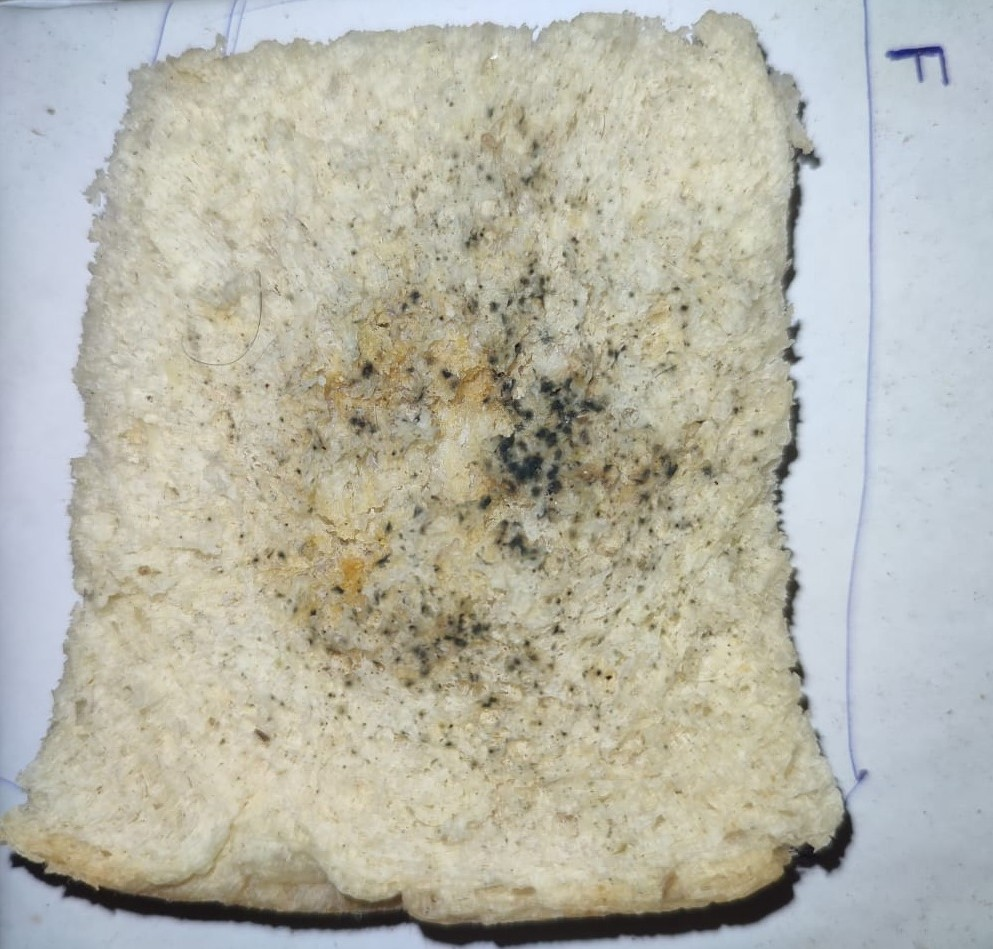
#> input picture 4.5.jpg, 993 x 949 px; the run also reads 3 pictures not shown here
$ jupyter execute --allow-errors Algorithm.ipynb   (older library calls are emulated)
#> lines starting #> are read from the running program, lines starting #| are printed output that depends on the picture; after the words box and inside, x2 and y2 are one past the last pixel; in counts of white or black regions, pixels touching at a corner belong together
[cell 1]
import cv2

# Load the image
image = cv2.imread('1 (1).jpg')
save_path = r'C:\Users\PCCS\Desktop\ImageProcessing\PreProcessing\cropped_image.jpg'

# Define the coordinates of the top-left and bottom-right corners of the rectangle
# you want to crop. Format: (x, y)
# Example: Crop the region starting from (100, 50) to (400, 300)
top_left_corner = (200, 250)
bottom_right_corner = (100, 1000)


# Crop the image using array slicing
#> (the rest of this cell did not finish here and is left out)

[cell 2]
import cv2
import numpy as np

# Load the image
image = cv2.imread('4.5.jpg', cv2.IMREAD_GRAYSCALE)
#> image: shape (949, 993); min 3, max 250, mean 180.8
save_path = r'C:\Users\PCCS\Desktop\ImageProcessing\PreProcessing\sharpened_image.jpg'

# Calculate the Laplacian
laplacian = cv2.Laplacian(image, cv2.CV_64F)

# Normalize the Laplacian image to display
# Convert to an unsigned 8-bit type
laplacian_display = cv2.convertScaleAbs(laplacian)

# Subtract the Laplacian from the original image to get the sharpened image
# Note: The convertScaleAbs function scales, calculates absolute values, and converts the result to 8-bit.
sharpened_image = cv2.convertScaleAbs(image - laplacian)

# Display the results
cv2.imshow('Original Image', image)
cv2.imshow('Laplacian Image', laplacian_display)
cv2.imshow('Sharpened Image', sharpened_image)
cv2.imwrite(save_path, sharpened_image)
cv2.waitKey(0)
cv2.destroyAllWindows()

[cell 3]
import cv2

# Load an image
# image_path = 'SM/salt.tif'  # Replace this with the path to your image
#image_path = 'SM/pepper.tif'  # Replace this with the path to your image
image_path = 'sharpened_image.jpg'  # Replace this with the path to your image
save_path = r'C:\Users\PCCS\Desktop\ImageProcessing\PreProcessing\median_filtered_image.jpg'

image = cv2.imread(image_path)


# Apply a median filter
kernel_size = 3  # Size of the kernel window
median_filtered_image = cv2.medianBlur(image, kernel_size)

# Display the original and filtered images
cv2.imshow('Original Image', image)
cv2.imshow('Median Filtered Image', median_filtered_image)
cv2.imwrite(save_path, median_filtered_image)
cv2.waitKey(0)
cv2.destroyAllWindows()

[cell 4]
import cv2
import numpy as np

def apply_min_max_filter(image, kernel_size=3):
    # Ensure kernel size is odd to have a central pixel
#> called with kernel_size = 3
    assert kernel_size % 2 == 1, "Kernel size must be odd."

    # Calculate padding size needed
    pad_size = kernel_size // 2

    # Pad the image with edge values to handle borders
    padded_image = cv2.copyMakeBorder(image, pad_size, pad_size, pad_size,
                                              pad_size, cv2.BORDER_REPLICATE)

    # Prepare output images initialized with zeros
    min_filtered_image = np.zeros_like(image)
    max_filtered_image = np.zeros_like(image)

    # Get image dimensions
    height, width = image.shape
#> height = 949; width = 993

    # Nested loops to apply min and max filters
    for i in range(height):
        for j in range(width):
            # Extracting the 3x3 region around the current pixel
            region = padded_image[i:i + kernel_size, j:j + kernel_size]

            # Apply min and max filters
            min_filtered_image[i, j] = np.min(region)
            max_filtered_image[i, j] = np.max(region)
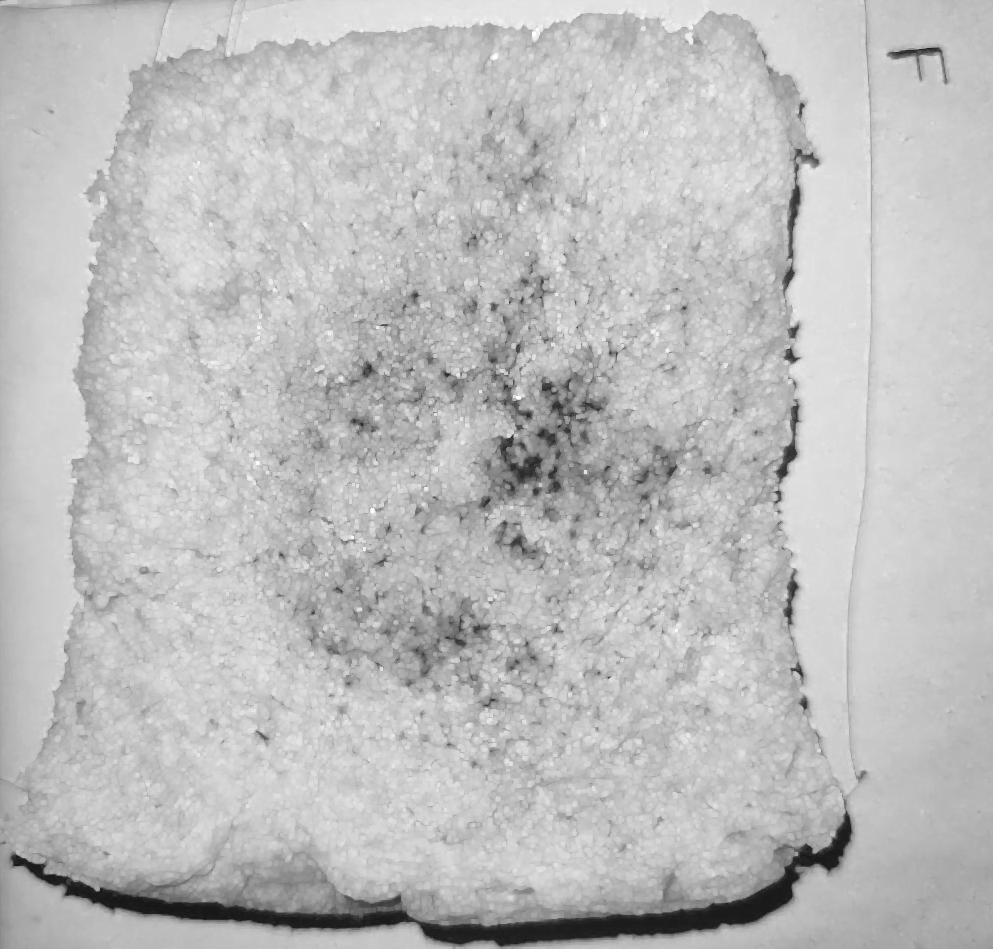
#> max_filtered_image: shape (949, 993); min 19, max 255, mean 189.6
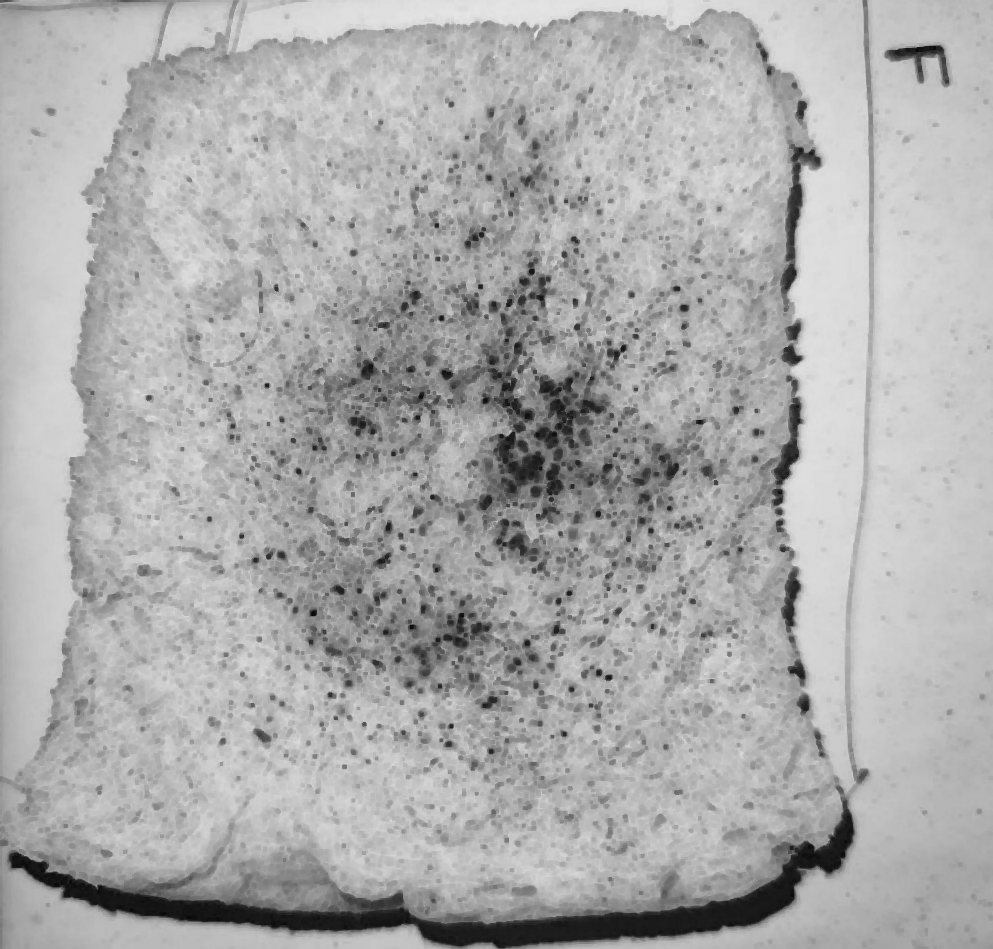
#> min_filtered_image: shape (949, 993); min 9, max 233, mean 172

    return min_filtered_image, max_filtered_image

# Load an image in grayscale
image_path = 'median_filtered_image.jpg'  # Replace this with the path to your image
save_path = r'C:\Users\PCCS\Desktop\ImageProcessing\PreProcessing\min_filtered.jpg'


image = cv2.imread(image_path, cv2.IMREAD_GRAYSCALE)

# Apply min and max filters
min_filtered, max_filtered = apply_min_max_filter(image, kernel_size=3)

# Display the original and filtered images
cv2.imshow('Original Image', image)
cv2.imshow('Min Filtered Image', min_filtered)
cv2.imshow('Max Filtered Image', max_filtered)
cv2.imwrite(save_path, min_filtered)
cv2.waitKey(0)
cv2.destroyAllWindows()

[cell 5]
import cv2
import numpy as np

# Load an image in grayscale
image_path = 'min_filtered.jpg'  # Replace this with the path to your image
image = cv2.imread(image_path, cv2.IMREAD_GRAYSCALE)
save_path = r'C:\Users\PCCS\Desktop\ImageProcessing\PreProcessing\eroded_image.jpg'

# Apply thresholding to ensure the image is binary
_, binary_image = cv2.threshold(image, 127, 255, cv2.THRESH_BINARY)
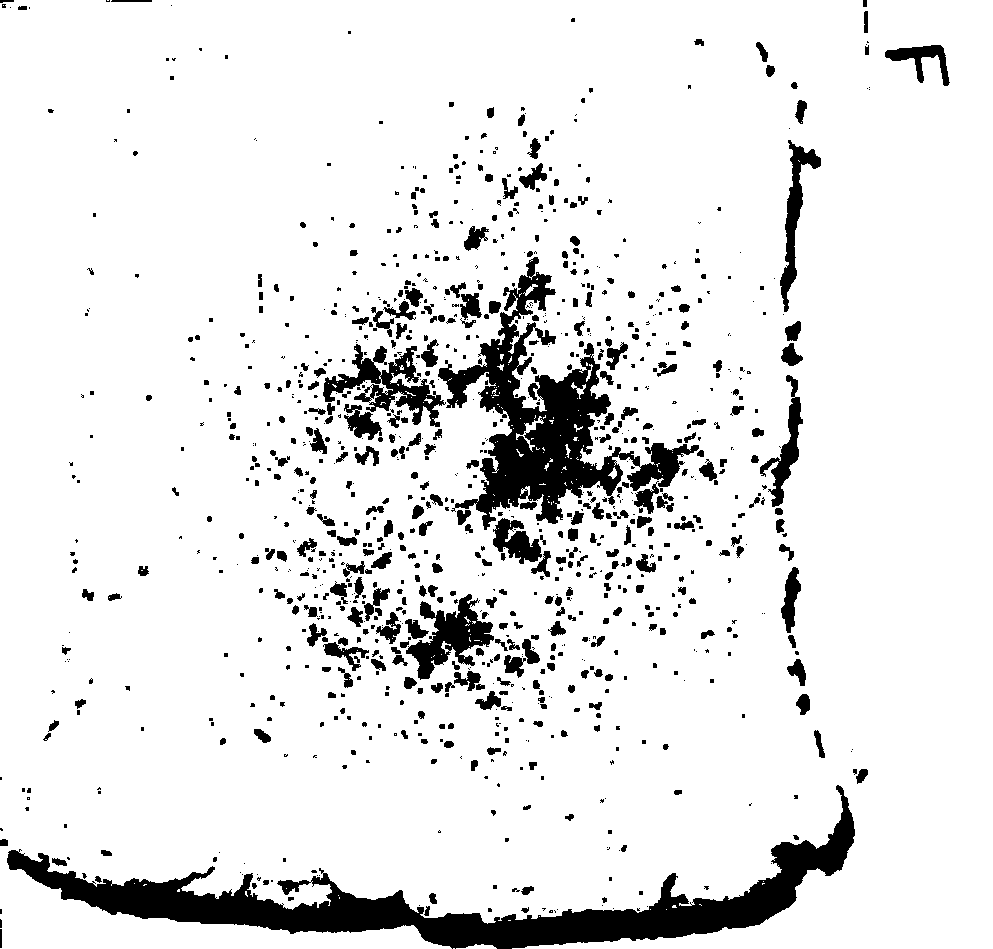
#> binary_image: shape (949, 993); 90.1% white; 1087 black regions (645 under 20 px), largest, box (x1, y1, x2, y2) and area: (7, 785, 855, 949) 28005, (438, 257, 699, 530) 19398, (323, 344, 446, 427) 3542

# Create a custom rectangular structuring element (5x5)
kernel = np.ones((5, 5), dtype=np.uint8)

# Apply the erosion operation
eroded_image = cv2.erode(binary_image, kernel, iterations=1)
#> eroded_image: shape (949, 993); 81.9% white; 424 black regions, largest, box (x1, y1, x2, y2) and area: (302, 249, 729, 582) 53514, (0, 783, 857, 949) 35870, (272, 518, 542, 713) 18584

# Display the original and eroded images
cv2.imshow('Original Image', binary_image)
cv2.imshow('Eroded Image with Custom Rectangular Element', eroded_image)
cv2.imwrite(save_path, eroded_image)

cv2.waitKey(0)
cv2.destroyAllWindows()

[cell 6]
import cv2
import numpy as np

# Load image
image = cv2.imread('min_filtered.jpg', cv2.IMREAD_GRAYSCALE)

# Check if image is loaded properly
if image is None:
    print("Error: Image not found")
else:
    # Apply global thresholding
    ret, thresh1 = cv2.threshold(image, 120, 255, cv2.THRESH_BINARY)
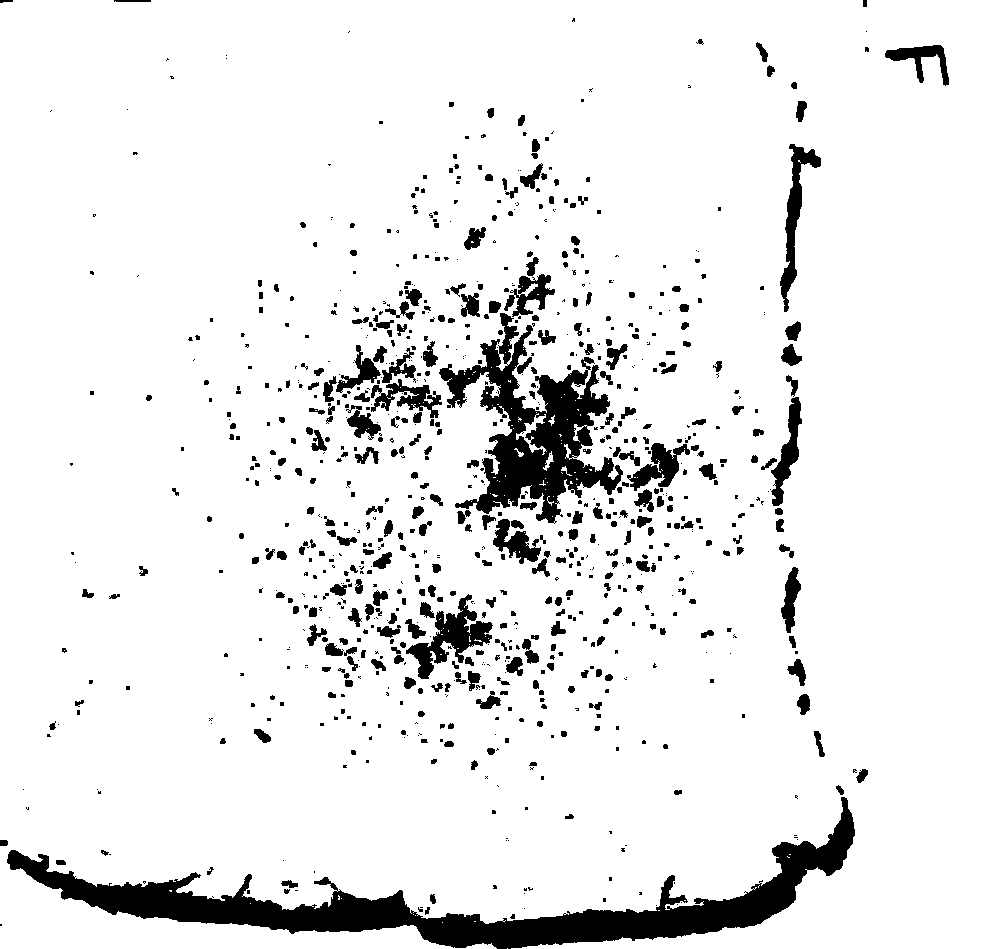
#> thresh1: shape (949, 993); 91.6% white; 921 black regions (548 under 20 px), largest, box (x1, y1, x2, y2) and area: (7, 797, 855, 949) 25842, (439, 313, 623, 524) 14162, (406, 594, 493, 679) 2541

    # Display images
    cv2.imshow('Original Image', image)
    cv2.imshow('Global Thresholding', thresh1)

    cv2.waitKey(0)
    cv2.destroyAllWindows()
